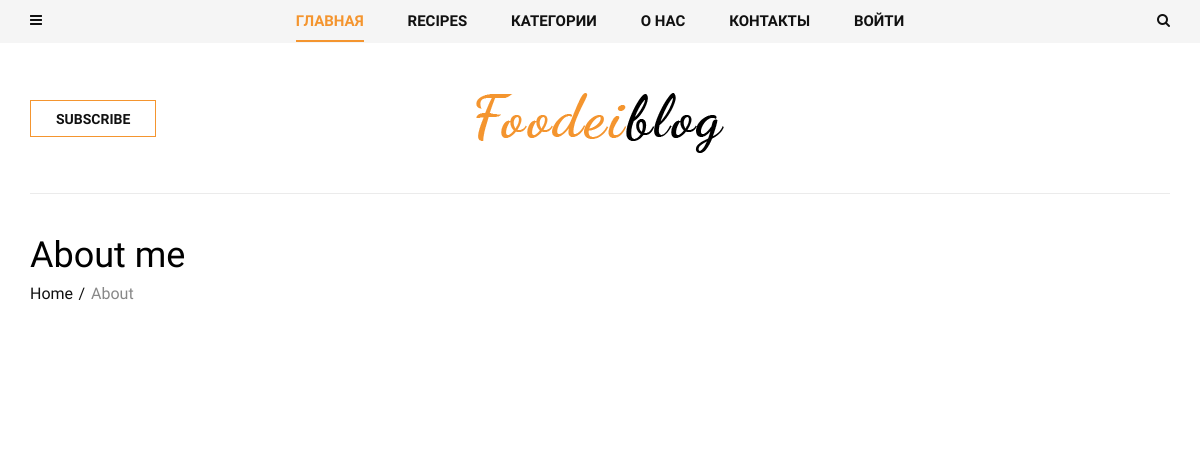
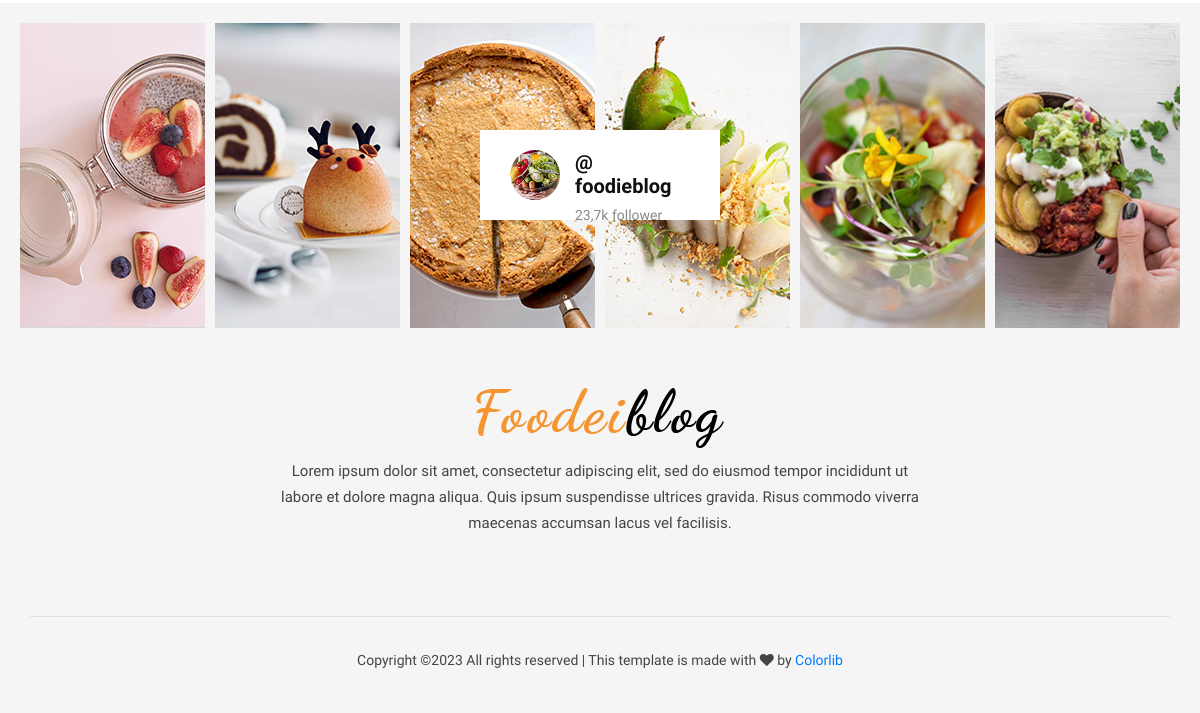
Page /about/ on the earlier database version (2 pictures, top to bottom).
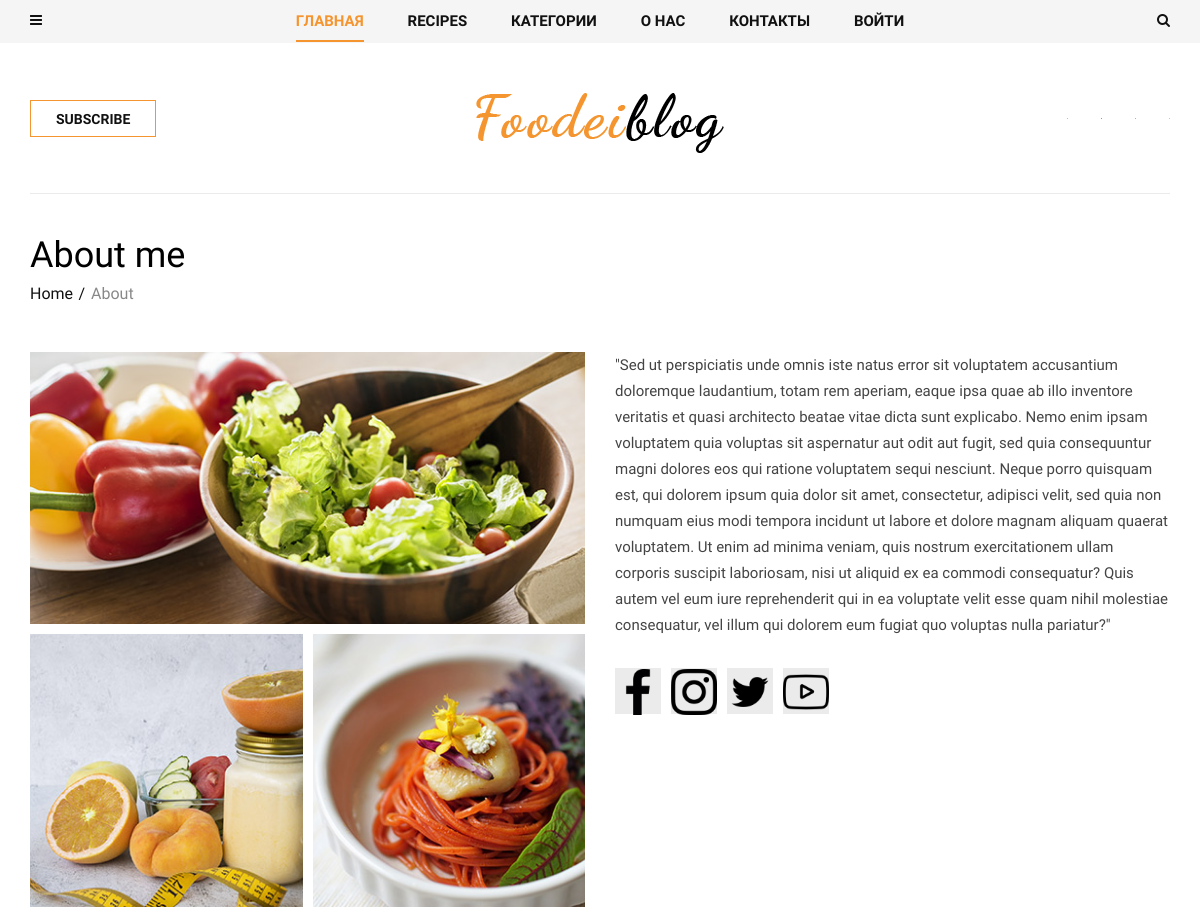
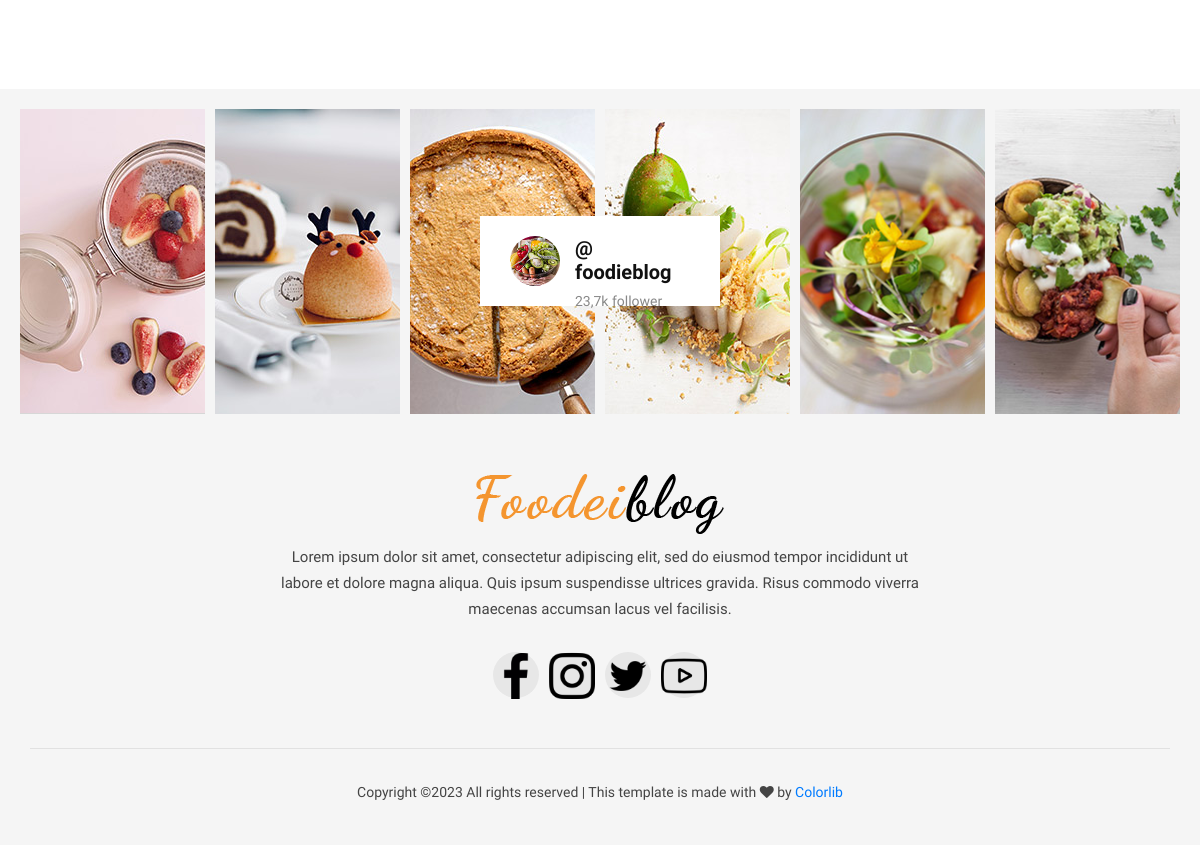
Same page on the later database version (2 pictures, top to bottom).
### contact/models.py (models this page shows)
class About(models.Model):
    text = RichTextField()
    mini_text = RichTextField()
    def get_first_image(self):
        item = self.about_images.first()
        return item.image.url
    def get_images(self):
        return self.about_images.order_by("id")[1:]

class ImageAbout(models.Model):
    image = models.ImageField(upload_to="about/")
    page = models.ForeignKey(About, on_delete=models.CASCADE, related_name="about_images")
    alt = models.CharField(max_length=100)

class Social(models.Model):
    icon = models.FileField(upload_to="icons/")
    name = models.CharField(max_length=200)
    link = models.URLField()

### contact/views.py (the view)
# urls.py: path('about/', views.AboutView.as_view(), name="about"),
class AboutView(View):
    def get(self, request):
        about = About.objects.last()
        return render(request, 'contact/about.html', {"about": about})

### blog/templatetags/menu_tags.py (called while the page is built)
@register.inclusion_tag('blog/include/tags/top_menu.html')
def get_categories():
    category = Category.objects.all() #.order_by("name")
    return {"list_category": category}

@register.inclusion_tag('blog/include/tags/recipes_tag.html')
def get_last_posts():
    posts = Post.objects.select_related("category").order_by("-id")[:5]
    return {"list_last_post": posts}

### contact/templatetags/social_tags.py (called while the page is built)
@register.simple_tag()
def get_social_links():
    return Social.objects.all()

@register.simple_tag()
def get_about():
    return About.objects.last()

### templates/contact/about.html
{% extends 'base.html' %}
{% load social_tags %}
{% block content %}
<section class="about spad">
        <div class="container">
            <div class="about__text">
                <div class="row">
                    <div class="col-lg-12">
                        <div class="breadcrumb__text">
                            <h2>About me</h2>
                            <div class="breadcrumb__option">
                                <a href="#">Home</a>
                                <span>About</span>
                            </div>
                        </div>
                    </div>
                </div>
                <div class="row">
                    <div class="col-lg-6">
                        <div class="about__pic__item__large">
                            <img src="{{ about.get_first_image }}" alt="">
                        </div>
                        <div class="about__pic">
                          {% for item in about.get_images %}
                            <div class="about__pic__item">
                                <img src="{{ item.image.url }}" alt="{{ item.alt }}">
                            </div>
                          {% endfor %}
                        </div>
                    </div>
                    <div class="col-lg-6">
                        <div class="about__right__text">
                            {{ about.text|safe }}
                            <div class="about__right__text__social">
                                {% get_social_links as social_links %}
                                {% for item in social_links %}
                                <a href="{{ item.link }}"><img src="{{ item.icon.url }}" alt=""></a>
                                {% endfor %}
                            </div>
                        </div>
                    </div>
                </div>
            </div>
        </div>
    </section>
{% endblock content %}

### templates/footer.html (shortened to what this page needs)
{% load static social_tags %}
<footer class="footer">
    <div class="container-fluid">
        <div class="footer__instagram">
            <div class="footer__instagram__avatar">
                <div class="footer__instagram__avatar--pic">
                    <img src="{% static 'img/footer/instagram-avatar.jpg' %}">
                </div>
                <div class="footer__instagram__avatar--text">
                    <h5>@ foodieblog</h5>
                    <span>23,7k follower</span>
                </div>
            </div>
            <div class="row">
                <div class="col-lg-2 col-md-2 col-sm-4 col-6">
                    <div class="footer__instagram__item set-bg" data-setbg="{% static 'img/footer/ip-1.jpg' %}"></div>
                </div>
                <div class="col-lg-2 col-md-2 col-sm-4 col-6">
                    <div class="footer__instagram__item set-bg" data-setbg="{% static 'img/footer/ip-2.jpg' %}"></div>
                </div>
                <div class="col-lg-2 col-md-2 col-sm-4 col-6">
                </div>
                <div class="col-lg-2 col-md-2 col-sm-4 col-6">
                </div>
                <div class="col-lg-2 col-md-2 col-sm-4 col-6">
                    <div class="footer__instagram__item set-bg" data-setbg="{% static 'img/footer/ip-5.jpg' %}"></div>
                </div>
                <div class="col-lg-2 col-md-2 col-sm-4 col-6">
                    <div class="footer__instagram__item set-bg" data-setbg="{% static 'img/footer/ip-6.jpg' %}"></div>
                </div>
            </div>
        </div>
    </div>
    <div class="container">
        <div class="row">
            <div class="col-lg-12">
                <div class="footer__text">
                    <div class="footer__logo">
                        <a href="#"><img src="{% static 'img/logo.png' %}" alt=""></a>
                    </div>
                    <p>Lorem ipsum dolor sit amet, consectetur adipiscing elit, sed do eiusmod tempor incididunt
                        ut<br/> labore et dolore magna aliqua. Quis ipsum suspendisse ultrices gravida. Risus
                        commodo viverra<br/> maecenas accumsan lacus vel facilisis. </p>
                    <div class="footer__social">
                        {% get_social_links as social_links %}
                        {% for item in social_links %}
                        <a href="{{ item.link }}"><img src="{{ item.icon.url }}" alt=""></a>
                        {% endfor %}
                    </div>
                </div>
                <div class="footer__copyright">
                    <p>
                        Copyright &copy;<script>document.write(new Date().getFullYear());</script>
                        All rights reserved | This template is made with <i class="fa fa-heart" aria-hidden="true"></i>
                        by <a href="https://colorlib.com" target="_blank">Colorlib</a>
                        </p>
                </div>
            </div>
        </div>
    </div>
</footer>

Differences in the rows shown:
added About: get_first_image (picture), text "\"Sed ut perspiciatis unde omnis iste natus error sit voluptatem accusantium doloremque laudantium, totam rem aperiam, eaque ipsa quae ab illo inventore veritatis et quasi architecto beatae vitae dicta sunt explicabo. Nemo enim ipsam voluptatem quia voluptas sit aspernatur aut odit aut fugit, sed quia consequuntur magni dolores eos qui ratione voluptatem sequi nesciunt. Neque porro quisquam est, qui dolorem ipsum quia dolor sit amet, consectetur, adipisci velit, sed quia non numquam eius modi tempora incidunt ut labore et dolore magnam aliquam quaerat voluptatem. Ut enim ad minima veniam, quis nostrum exercitationem ullam corporis suscipit laboriosam, nisi ut aliquid ex ea commodi…"
added ImageAbout: image (picture)
added ImageAbout: image (picture)
added Social: icon (picture)
added Social: icon (picture)
added Social: icon (picture)
added Social: icon (picture)
